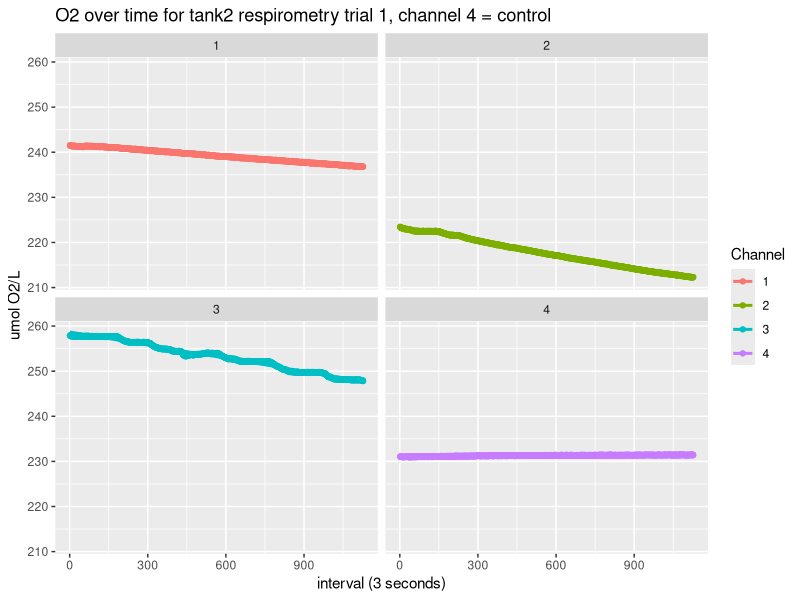
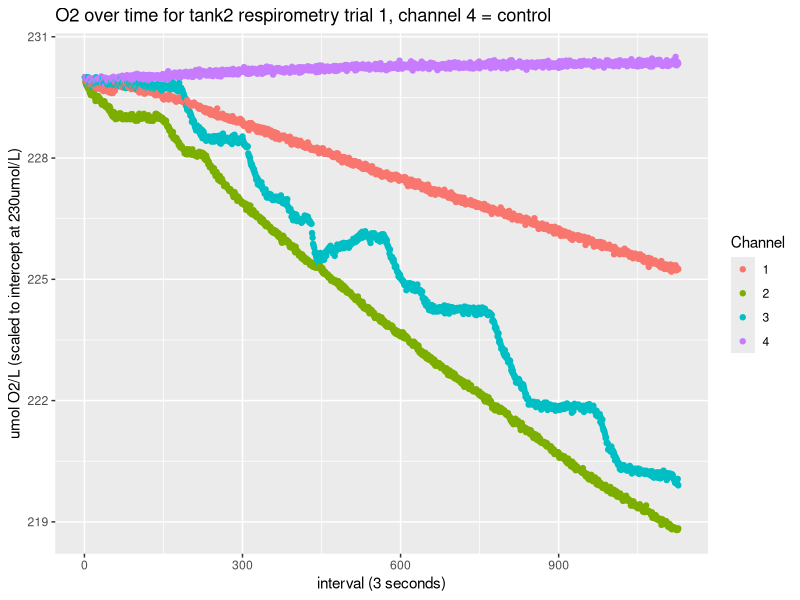
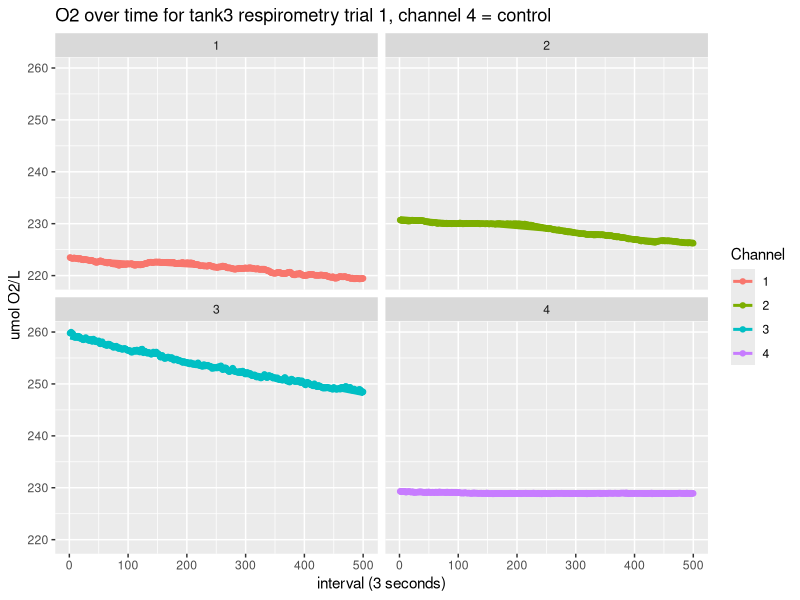
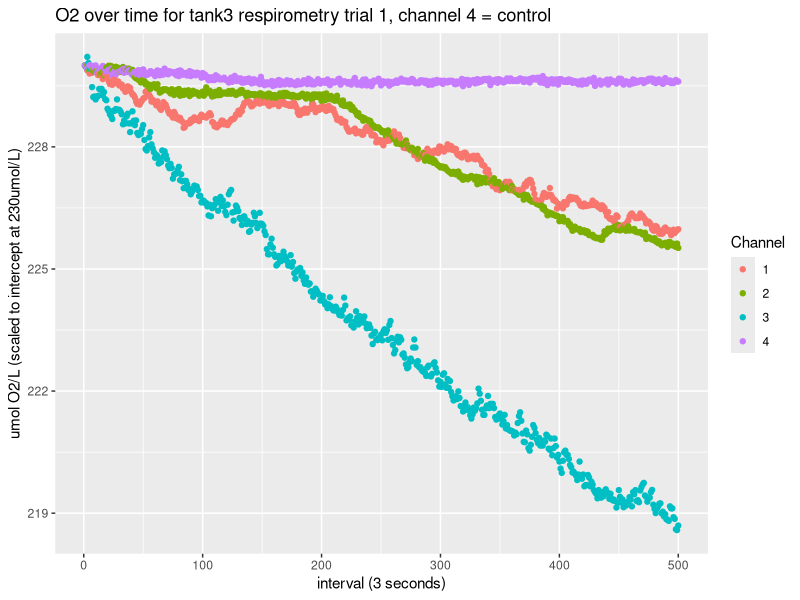
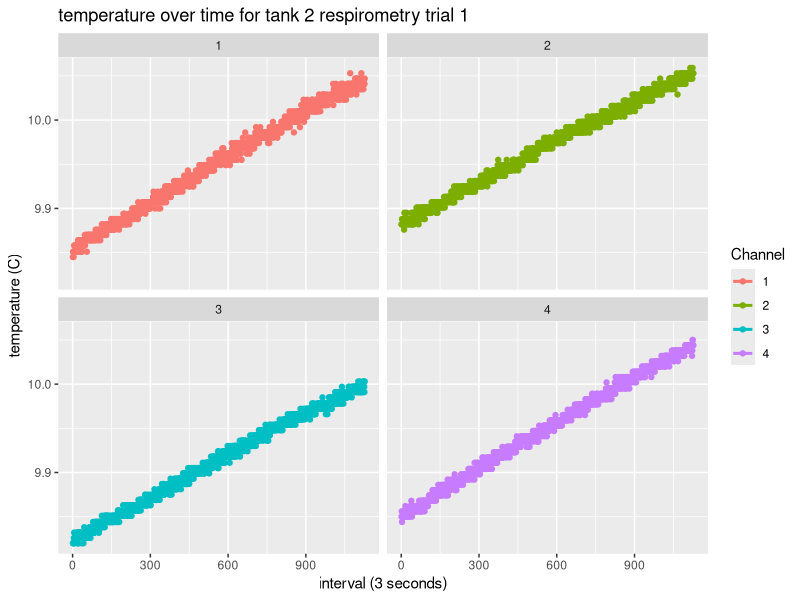
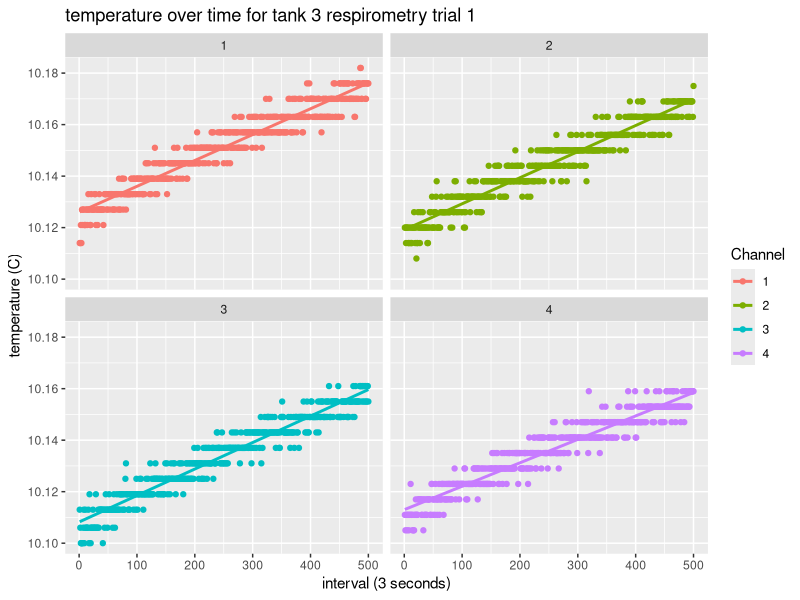
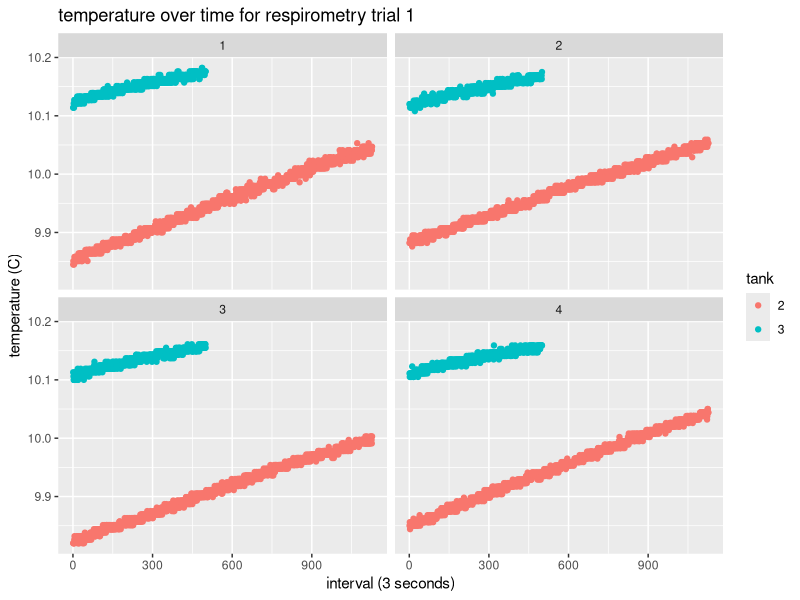
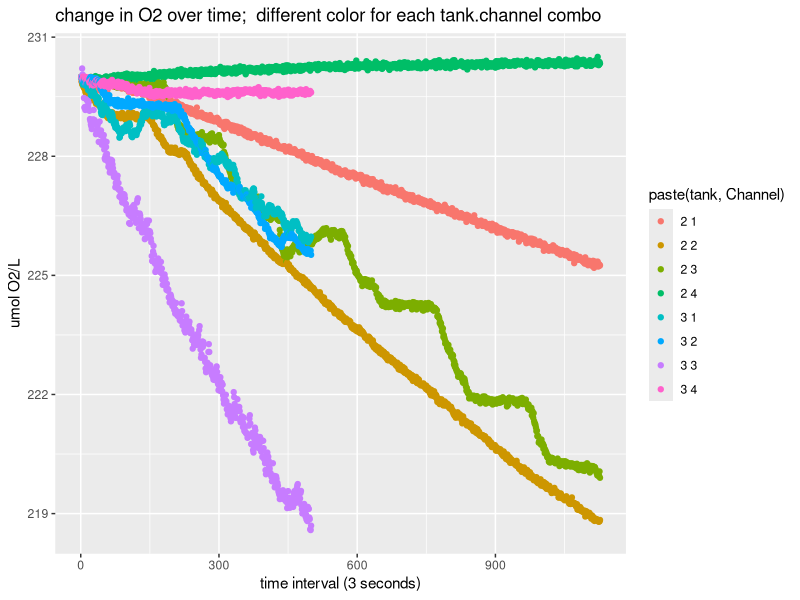

The R script that drew these images, in order:
## ---- chunk 1
library(ggplot2)
library(tidyr)
library(dplyr)
library(knitr)
library(kableExtra)
## ---- chunk 2
#Read in data
resp_data_tank2_1 <- read.csv("../data/20181203/tank2/20181203_ch1_O2.csv", skip = 1)
resp_data_tank2_2 <- read.csv("../data/20181203/tank2/20181203_ch2_O2.csv", skip = 1)
resp_data_tank2_3 <- read.csv("../data/20181203/tank2/20181203_ch3_O2.csv", skip = 1)
resp_data_tank2_C <- read.csv("../data/20181203/tank2/20181203_ch4_O2.csv", skip = 1)
resp_data_tank3_1 <- read.csv("../data/20181203/tank3/20181203_ch1_O2_tank3.csv", skip = 1)
resp_data_tank3_2 <- read.csv("../data/20181203/tank3/20181203_ch2_O2_tank3.csv", skip = 1)
resp_data_tank3_3 <- read.csv("../data/20181203/tank3/20181203_ch3_O2_tank3.csv", skip = 1)
resp_data_tank3_C <- read.csv("../data/20181203/tank3/20181203_ch4_O2_tank3.csv", skip = 1)

#remove last row from all dataframes
resp_data_tank2_1 <- resp_data_tank2_1[1:nrow(resp_data_tank2_1)-1,]
resp_data_tank2_2 <- resp_data_tank2_2[1:nrow(resp_data_tank2_2)-1,]
resp_data_tank2_3 <- resp_data_tank2_3[1:nrow(resp_data_tank2_3)-1,]
resp_data_tank2_C <- resp_data_tank2_C[1:nrow(resp_data_tank2_C)-1,]
resp_data_tank3_1 <- resp_data_tank3_1[1:nrow(resp_data_tank3_1)-1,]
resp_data_tank3_2 <- resp_data_tank3_2[1:nrow(resp_data_tank3_2)-1,]
resp_data_tank3_3 <- resp_data_tank3_3[1:nrow(resp_data_tank3_3)-1,]
resp_data_tank3_C <- resp_data_tank3_C[1:nrow(resp_data_tank3_C)-1,]
## ---- chunk 3
#clean up data
# merge all channel data for tank 2
tank2 <- rbind(resp_data_tank2_C, resp_data_tank2_3, resp_data_tank2_1, resp_data_tank2_2)
tank3 <- rbind(resp_data_tank3_C,resp_data_tank3_3, resp_data_tank3_2, resp_data_tank3_1)

#convert date column to date class
tank2$DateTime <- as.POSIXct(paste(tank2$Date, tank2$Time), format = "%m/%d/%Y %H:%M:%S")
tank3$DateTime <- as.POSIXct(paste(tank3$Date, tank3$Time), format = "%m/%d/%Y %H:%M:%S")

#exclude prelinimary data not part of trial
tank2 <- tank2[which(tank2$DateTime > as.POSIXct("2018-12-03 16:00:00")),]


#subset tank 3 data out because Oxy10 software combined it with tank2 data
tank3 <- tank3[which(tank3$DateTime > format("2018-12-03 17:14:10", format = "%m/%d/%Y %H:%M:%S")),]

#spread O2 channel data across columns
tank3_spread <- spread(tank3[,c("Time", "Channel", "Value")], "Channel", "Value")
tank2_spread <- spread(tank2[,c("Time", "Channel", "Value")], "Channel", "Value")
#create a time period column
tank3_spread$interval_3sec <- seq(1:nrow(tank3_spread))
tank2_spread$interval_3sec <- seq(1:nrow(tank2_spread))
## ---- chunk 4
####normalizing data so intercept is irrelevant
fixed_int <- 230

### create adjustment factor objects to get all data on the same intercept
adj1 <- fixed_int - tank2_spread[which(tank2_spread$interval_3sec == "1"),"1"]
adj2 <- fixed_int - tank2_spread[which(tank2_spread$interval_3sec == "1"),"2"]
adj3 <- fixed_int - tank2_spread[which(tank2_spread$interval_3sec == "1"),"3"]
adj4 <- fixed_int - tank2_spread[which(tank2_spread$interval_3sec == "1"),"4"]

## add the adjustment factor to the O2 vals
tank2_spread$trans1 <- tank2_spread$`1` + adj1
tank2_spread$trans2 <- tank2_spread$`2` + adj2
tank2_spread$trans3 <- tank2_spread$`3` + adj3
tank2_spread$trans4 <- tank2_spread$`4` + adj4

adj1 <- fixed_int - tank3_spread[which(tank3_spread$interval_3sec == "1"),"1"]
adj2 <- fixed_int - tank3_spread[which(tank3_spread$interval_3sec == "1"),"2"]
adj3 <- fixed_int - tank3_spread[which(tank3_spread$interval_3sec == "1"),"3"]
adj4 <- fixed_int - tank3_spread[which(tank3_spread$interval_3sec == "1"),"4"]

## add the adjustment factor to the O2 vals
tank3_spread$trans1 <- tank3_spread$`1` + adj1
tank3_spread$trans2 <- tank3_spread$`2` + adj2
tank3_spread$trans3 <- tank3_spread$`3` + adj3
tank3_spread$trans4 <- tank3_spread$`4` + adj4


## reshape transformed values data back to long format and save a seperate dataframe
tank3_spread_trans <- gather(tank3_spread[,-c(2:5)], "Channel","TransValue", 3:6)
tank2_spread_trans <- gather(tank2_spread[,-c(2:5)], "Channel","TransValue", 3:6)
tank3_spread_trans$Channel <- gsub("trans","",tank3_spread_trans$Channel)
tank2_spread_trans$Channel <- gsub("trans","",tank2_spread_trans$Channel)


#reshape original O2 channel data back to long format
tank3_spread <- gather(tank3_spread[,-c(7:10)], "Channel","Value", 2:5)
tank2_spread <- gather(tank2_spread[,-c(7:10)], "Channel","Value", 2:5)

#merge data with interval info and transformed data with rest of presens data
tank3 <- merge(tank3, tank3_spread, by= c("Time", "Channel", "Value"))
tank2 <- merge(tank2, tank2_spread, by= c("Time", "Channel", "Value"))
tank3 <- merge(tank3, tank3_spread_trans, by= c("Time", "Channel", "interval_3sec"))
tank2 <- merge(tank2, tank2_spread_trans, by= c("Time", "Channel","interval_3sec"))

#add column to specify tank number for merging both files
tank2$tank <- "2"
tank3$tank <- "3"

#merge both tanks' data for plotting
tank2_3 <- rbind(tank2, tank3)

## ---- chunk 5
ggplot(tank2, aes(interval_3sec,Value, color = Channel)) + geom_point() + geom_smooth(method='lm', se = FALSE) + facet_wrap(~Channel) + xlab("interval (3 seconds)") + ylab("umol O2/L") + ggtitle("O2 over time for tank2 respirometry trial 1, channel 4 = control")

ggplot(tank2, aes(interval_3sec,TransValue, color = Channel)) + geom_point() + xlab("interval (3 seconds)") + ylab("umol O2/L (scaled to intercept at 230umol/L)") + ggtitle("O2 over time for tank2 respirometry trial 1, channel 4 = control")
## ---- chunk 6
ggplot(tank3, aes(interval_3sec,Value, color = Channel)) + geom_point() + geom_smooth(method='lm', se = FALSE) + facet_wrap(~Channel) + xlab("interval (3 seconds)") + ylab("umol O2/L") + ggtitle("O2 over time for tank3 respirometry trial 1, channel 4 = control")

ggplot(tank3, aes(interval_3sec,TransValue, color = Channel)) + geom_point() + xlab("interval (3 seconds)") + ylab("umol O2/L (scaled to intercept at 230umol/L)") + ggtitle("O2 over time for tank3 respirometry trial 1, channel 4 = control")

## ---- chunk 7
ggplot(tank2, aes(interval_3sec,Temp, color = Channel)) + geom_point() + geom_smooth(method='lm', se = FALSE) + facet_wrap(~Channel) + xlab("interval (3 seconds)") + ylab("temperature (C)") + ggtitle("temperature over time for tank 2 respirometry trial 1")
## ---- chunk 8
ggplot(tank3, aes(interval_3sec,Temp, color = Channel)) + geom_point() + geom_smooth(method='lm', se = FALSE) + facet_wrap(~Channel) + xlab("interval (3 seconds)") + ylab("temperature (C)") + ggtitle("temperature over time for tank 3 respirometry trial 1")
## ---- chunk 9
ggplot(tank2_3, aes(interval_3sec,Temp, color = tank)) + geom_point() + facet_wrap(~Channel) + xlab("interval (3 seconds)") + ylab("temperature (C)") + ggtitle("temperature over time for respirometry trial 1")
## ---- chunk 10
ggplot(tank2_3, aes(interval_3sec,TransValue)) + geom_point(aes(color = paste(tank,Channel))) + xlab("time interval (3 seconds)") + ylab("umol O2/L") + ggtitle("change in O2 over time;  different color for each tank.channel combo")

#plot with common colors for channels and tanks
ggplot(tank2_3, aes(interval_3sec,TransValue)) + geom_point(aes(color = tank)) + scale_color_manual(values = c("black", "red", "blue", "green", "yellow", "darkgrey","magenta", "cyan", "darkgreen", "gold")) + geom_line(aes(interval_3sec, TransValue,color = paste(tank,Channel))) + theme_bw() + xlab("time interval (3 seconds)") + ylab("umol O2/L (scaled to intercept at 230umol/L)") + ggtitle("change in O2 over time;  common colors for tanks and channels")

## ---- chunk 11
#fit lines for transformed values
fit1 <- lm(TransValue ~ interval_3sec, data = tank2[which(tank2$Channel == "1"),])
fit2 <- lm(TransValue ~ interval_3sec, data = tank2[which(tank2$Channel == "2"),])
fit3 <- lm(TransValue ~ interval_3sec, data = tank2[which(tank2$Channel == "3"),])
fit4 <- lm(TransValue ~ interval_3sec, data = tank2[which(tank2$Channel == "4"),])
Tank2TRANSslopeIntercept <- data.frame(rbind(fit1$coefficients, fit2$coefficients, fit3$coefficients, fit4$coefficients))
colnames(Tank2TRANSslopeIntercept) <- c("Intercept (umol/L)", "slope (umol^-L/time (3 sec.))")
Tank2TRANSslopeIntercept$Tank <- "2"
Tank2TRANSslopeIntercept$Channel <- row.names(Tank2TRANSslopeIntercept)
Tank2TRANSslopeIntercept$Subject <- c("test", "test","test","control")
Tank2TRANSslopeIntercept$Treatment <- "low"

#fit a line to the O2 values for tank 3
fit1 <- lm(TransValue ~ interval_3sec, data = tank3[which(tank3$Channel == "1"),])
fit2 <- lm(TransValue ~ interval_3sec, data = tank3[which(tank3$Channel == "2"),])
fit3 <- lm(TransValue ~ interval_3sec, data = tank3[which(tank3$Channel == "3"),])
fit4 <- lm(TransValue ~ interval_3sec, data = tank3[which(tank3$Channel == "4"),])
Tank3TRANSslopeIntercept <- data.frame(rbind(fit1$coefficients, fit2$coefficients, fit3$coefficients, fit4$coefficients))
colnames(Tank3TRANSslopeIntercept) <- c("Intercept (umol/L)", "slope (umol^-L/time (3 sec.))")
Tank3TRANSslopeIntercept$Tank <- "3"
Tank3TRANSslopeIntercept$Channel <- row.names(Tank3TRANSslopeIntercept)
Tank3TRANSslopeIntercept$Subject <- c("test", "test","test","control")
Tank3TRANSslopeIntercept$Treatment <- "ambient"

tank2_3TRANSslopeIntercept <- rbind(Tank2TRANSslopeIntercept,Tank3TRANSslopeIntercept)
kable(tank2_3TRANSslopeIntercept, format = "markdown") %>% kable_styling(bootstrap_options = "striped", full_width = F)

## ---- chunk 12
ggplot(tank2_3TRANSslopeIntercept[which(tank2_3TRANSslopeIntercept$Channel != "4"),c(2,6)]) + geom_boxplot(aes("Tank","slope (umol^-L/time (3 sec.))")) + ggtitle("boxplots of change in O2 for channels 1-3 (controls not included)")
